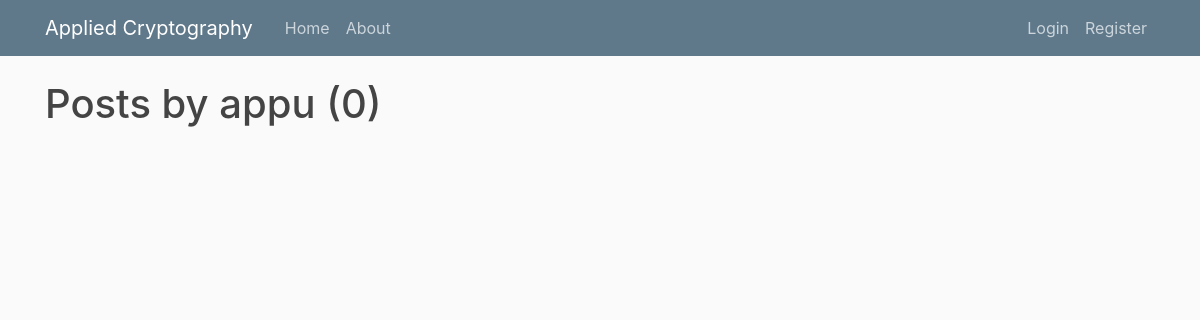
The app's page /user/appu, older data.
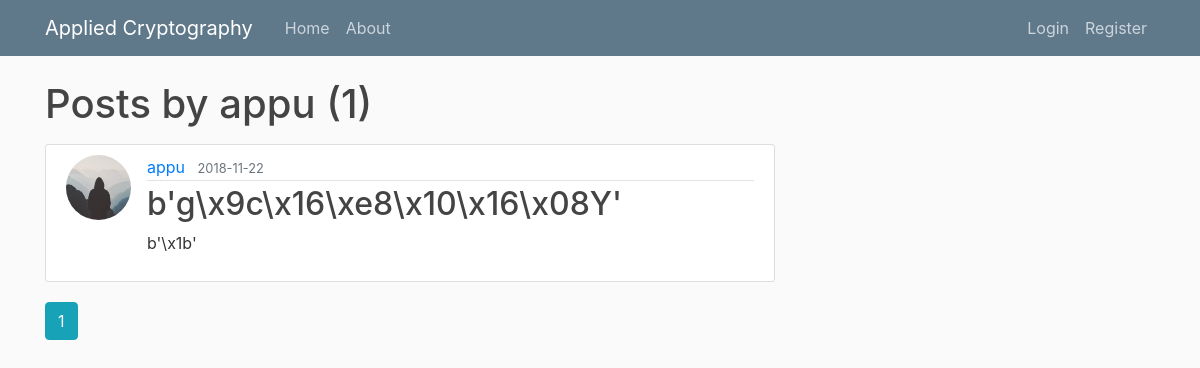
The same page, newer data.
### flaskblog/models.py (models this page shows, shortened)
class Post(db.Model):
    id = db.Column(db.Integer, primary_key=True)
    title = db.Column(db.Text, nullable=False)
    date_posted = db.Column(db.DateTime, nullable=False, default=datetime.utcnow)
    content = db.Column(db.Text, nullable=False)
    user_id = db.Column(db.Integer, db.ForeignKey('user.id'), nullable=False)
    hmac = db.relationship('Hmac', backref='author', lazy=True)

class User(db.Model, UserMixin):
    id = db.Column(db.Integer, primary_key=True)
    username = db.Column(db.String(20), unique=True, nullable=False)
    email = db.Column(db.String(120), unique=True, nullable=False)
    image_file = db.Column(db.String(20), nullable=False, default='default.jpg')
    password = db.Column(db.String(60), nullable=False)
    posts = db.relationship('Post', backref='author', lazy=True)

### flaskblog/routes.py (the view)
@app.route("/user/<string:username>")
def user_posts(username):
    page = request.args.get('page', 1, type=int)
    user = User.query.filter_by(username=username).first_or_404()
    posts = Post.query.filter_by(author=user)\
        .order_by(Post.date_posted.desc())\
        .paginate(page=page, per_page=5)
    return render_template('user_posts.html', posts=posts, user=user)

### flaskblog/templates/user_posts.html
{% extends "layout.html" %}
{% block content %}
    <h1 class="mb-3">Posts by {{ user.username }} ({{ posts.total }})</h1>
    {% for post in posts.items %}
        <article class="media content-section">
          <img class="rounded-circle article-img" src="{{ url_for('static', filename='profile_pics/' + post.author.image_file) }}">
          <div class="media-body">
            <div class="article-metadata">
              <a class="mr-2" href="{{ url_for('user_posts', username=post.author.username) }}">{{ post.author.username }}</a>
              <small class="text-muted">{{ post.date_posted.strftime('%Y-%m-%d') }}</small>
            </div>
            <h2><a class="article-title" href="{{ url_for('post', post_id=post.id) }}">{{ post.title }}</a></h2>
            <p class="article-content" style="word-break: break-all; ">{{ post.content }}</p>
          </div>
        </article>
    {% endfor %}
    {% for page_num in posts.iter_pages(left_edge=1, right_edge=1, left_current=1, right_current=2) %}
      {% if page_num %}
        {% if posts.page == page_num %}
          <a class="btn btn-info mb-4" href="{{ url_for('user_posts', username=user.username, page=page_num) }}">{{ page_num }}</a>
        {% else %}
          <a class="btn btn-outline-info mb-4" href="{{ url_for('user_posts', username=user.username, page=page_num) }}">{{ page_num }}</a>
        {% endif %}
      {% else %}
        ...
      {% endif %}
    {% endfor %}
{% endblock content %}

Row changes from the older to the newer data that the page shows:
added Post: image_file (placeholder picture), author.username "appu", date_posted "2018-11-22", title "b'g\\x9c\\x16\\xe8\\x10\\x16\\x08Y'", content "b'\\x1b'"
Text that changed along with them:
{{ posts.total }}: "0" → "1"
new list line: "1"
